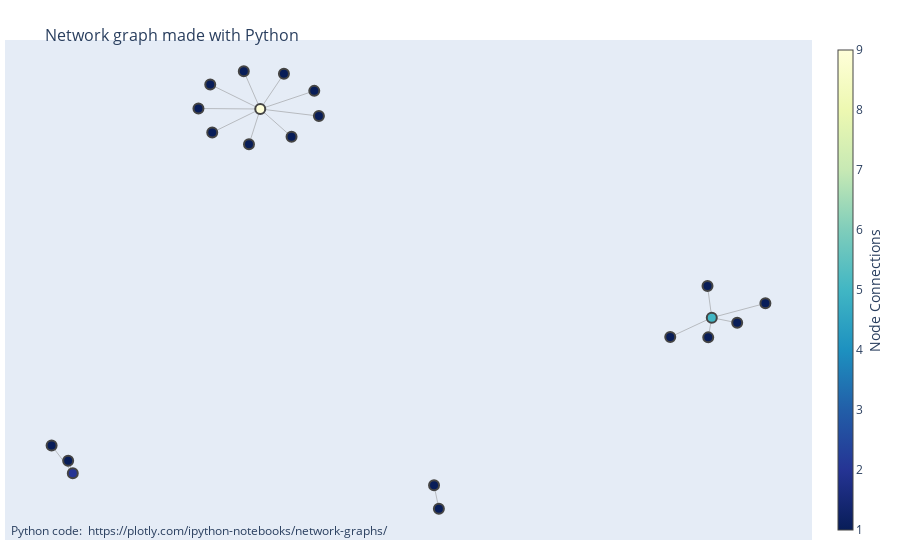

The notebook cell this image was saved under:
### Code cell
import networkx as nx
import plotly.graph_objects as go

min_connections = 0 # attention c'est le seuil minimal accepté. à 1 tout est accepté.
# Filter nodes based on the minimum number of connections
filtered_nodes = [node for node, degree in network_graph.degree if degree >= min_connections]

# Create a subgraph with filtered nodes and their edges
G = network_graph.subgraph(filtered_nodes + [v for u, v in network_graph.edges() if u in filtered_nodes and v in filtered_nodes])

pos = nx.spring_layout(G)

# Add positions to the graph as node attributes
nx.set_node_attributes(G, pos, 'pos')

edge_x = []
edge_y = []
for edge in G.edges():
    x0, y0 = G.nodes[edge[0]]['pos']
    x1, y1 = G.nodes[edge[1]]['pos']
    edge_x += [x0, x1, None]
    edge_y += [y0, y1, None]

edge_trace = go.Scatter(
    x=edge_x, y=edge_y,
    line=dict(width=0.5, color='#888'),
    hoverinfo='none',
    mode='lines')

node_x = []
node_y = []
node_pagerank = []
node_text = []
for node in G.nodes():
    x, y = G.nodes[node]['pos']
    node_x.append(x)
    node_y.append(y)
    node_pagerank.append(pagerank_scores[node])
    node_text.append(f'Node: {node}<br>PageRank score: {pagerank_scores[node]}')    

node_adjacencies = []
for node, adjacencies in enumerate(G.adjacency()):
    node_adjacencies.append(len(adjacencies[1]))

node_trace = go.Scatter(
    x=node_x, y=node_y,
    mode='markers',
    hoverinfo='text',
    text = node_text,
    customdata = list(G.nodes()),
    marker=dict(
        showscale=True,
        colorscale='YlGnBu',
        reversescale=True,
        color=node_adjacencies,
        size=10,
        colorbar=dict(
            thickness=15,
            title='Node Connections',
            xanchor='left',
            titleside='right'
        ),
        line_width=2))

# Plotly layout
fig = go.Figure(data=[edge_trace, node_trace],
                layout=go.Layout(
                    title='<br>Network graph made with Python',
                    titlefont_size=16,
                    showlegend=False,
                    hovermode='closest',
                    margin=dict(b=20, l=5, r=5, t=40),
                    annotations=[dict(
                        text="Python code: <a href='https://plotly.com/ipython-notebooks/network-graphs/'> https://plotly.com/ipython-notebooks/network-graphs/</a>",
                        showarrow=False,
                        xref="paper", yref="paper",
                        x=0.005, y=-0.002)],
                    xaxis=dict(showgrid=False, zeroline=False, showticklabels=False),
                    yaxis=dict(showgrid=False, zeroline=False, showticklabels=False))
                )
fig.show()

### Figure 1 — Plotly figure (JSON) as saved in the notebook; plotly's stock layout.template omitted (floating-point values rounded to 4 significant figures)
{"data": [{"hoverinfo": "none", "line": {"color": "#888", "width": 0.5}, "mode": "lines", "type": "scatter", "x": [0.1334, 0.145, null, -0.284, -0.1431, null, -0.284, -0.2088, null, -0.284, -0.2271, null, -0.284, -0.3993, null, -0.284, -0.4041, null, -0.284, -0.1543, null, -0.284, -0.3235, null, -0.284, -0.4324, null, -0.284, -0.311, null, 0.8004, 0.7919, null, 0.8004, 0.8614, null, 0.8004, 0.7901, null, 0.8004, 0.7006, null, 0.8004, 0.9292, null, -0.7342, -0.7851, null, -0.7342, -0.7453, null], "y": [-0.9077, -1, null, 0.5725, 0.5447, null, 0.5725, 0.4631, null, 0.5725, 0.7112, null, 0.5725, 0.48, null, 0.5725, 0.6692, null, 0.5725, 0.6438, null, 0.5725, 0.721, null, 0.5725, 0.5745, null, 0.5725, 0.4336, null, -0.2483, -0.3258, null, -0.2483, -0.2685, null, -0.2483, -0.1242, null, -0.2483, -0.3244, null, -0.2483, -0.192, null, -0.8602, -0.7511, null, -0.8602, -0.8113, null]}, {"customdata": ["www.lesyndicatdelafamille.fr", "lincorrect.org", "www.observatoirepetitesirene.org", "www.mesopinions.com", "www.imdb.com", "www.dragonbleutv.com", "www.genderhq.org", "statsforgender.org", "segm.org", "ypomoni.org", "www.genderclinicnews.com", "digital4u.fr", "www.parti-reconquete.fr", "compte.parti-reconquete.fr", "www.ericzemmour.fr", "t.me", "www.gettr.com", "www.dailymotion.com", "www.institutemilieduchatelet.org", "www.e-conception.fr", "cookiedatabase.org"], "hoverinfo": "text", "marker": {"color": [1, 1, 9, 1, 1, 1, 1, 1, 1, 1, 1, 1, 5, 1, 1, 1, 1, 1, 2, 1, 1], "colorbar": {"thickness": 15, "title": {"side": "right", "text": "Node Connections"}, "xanchor": "left"}, "colorscale": [[0, "rgb(255,255,217)"], [0.125, "rgb(237,248,177)"], [0.25, "rgb(199,233,180)"], [0.375, "rgb(127,205,187)"], [0.5, "rgb(65,182,196)"], [0.625, "rgb(29,145,192)"], [0.75, "rgb(34,94,168)"], [0.875, "rgb(37,52,148)"], [1, "rgb(8,29,88)"]], "line": {"width": 2}, "reversescale": true, "showscale": true, "size": 10}, "mode": "markers", "text": ["Node: www.lesyndicatdelafamille.fr<br>PageRank score: 0.047619047619047616", "Node: lincorrect.org<br>PageRank score: 0.047619047619047616", "Node: www.observatoirepetitesirene.org<br>PageRank score: 0.22264844546604834", "Node: www.mesopinions.com<br>PageRank score: 0.028171336747158632", "Node: www.imdb.com<br>PageRank score: 0.028171336747158632", "Node: www.dragonbleutv.com<br>PageRank score: 0.028171336747158632", "Node: www.genderhq.org<br>PageRank score: 0.028171336747158632", "Node: statsforgender.org<br>PageRank score: 0.028171336747158632", "Node: segm.org<br>PageRank score: 0.028171336747158632", "Node: ypomoni.org<br>PageRank score: 0.028171336747158632", "Node: www.genderclinicnews.com<br>PageRank score: 0.028171336747158632", "Node: digital4u.fr<br>PageRank score: 0.028171336747158632", "Node: www.parti-reconquete.fr<br>PageRank score: 0.13513374654254806", "Node: compte.parti-reconquete.fr<br>PageRank score: 0.03847001717670768", "Node: www.ericzemmour.fr<br>PageRank score: 0.05935479053260805", "Node: t.me<br>PageRank score: 0.017585243820807325", "Node: www.gettr.com<br>PageRank score: 0.017585243820807325", "Node: www.dailymotion.com<br>PageRank score: 0.017585243820807325", "Node: www.institutemilieduchatelet.org<br>PageRank score: 0.06949772234992271", "Node: www.e-conception.fr<br>PageRank score: 0.03667971025361006", "Node: cookiedatabase.org<br>PageRank score: 0.03667971025361006"], "type": "scatter", "x": [0.1334, 0.145, -0.284, -0.1431, -0.2088, -0.2271, -0.3993, -0.4041, -0.1543, -0.3235, -0.4324, -0.311, 0.8004, 0.7919, 0.8614, 0.7901, 0.7006, 0.9292, -0.7342, -0.7851, -0.7453], "y": [-0.9077, -1, 0.5725, 0.5447, 0.4631, 0.7112, 0.48, 0.6692, 0.6438, 0.721, 0.5745, 0.4336, -0.2483, -0.3258, -0.2685, -0.1242, -0.3244, -0.192, -0.8602, -0.7511, -0.8113]}], "layout": {"annotations": [{"showarrow": false, "text": "Python code: <a href='https://plotly.com/ipython-notebooks/network-graphs/'> https://plotly.com/ipython-notebooks/network-graphs/</a>", "x": 0.005, "xref": "paper", "y": -0.002, "yref": "paper"}], "hovermode": "closest", "margin": {"b": 20, "l": 5, "r": 5, "t": 40}, "showlegend": false, "title": {"font": {"size": 16}, "text": "<br>Network graph made with Python"}, "xaxis": {"showgrid": false, "showticklabels": false, "zeroline": false}, "yaxis": {"showgrid": false, "showticklabels": false, "zeroline": false}}}
